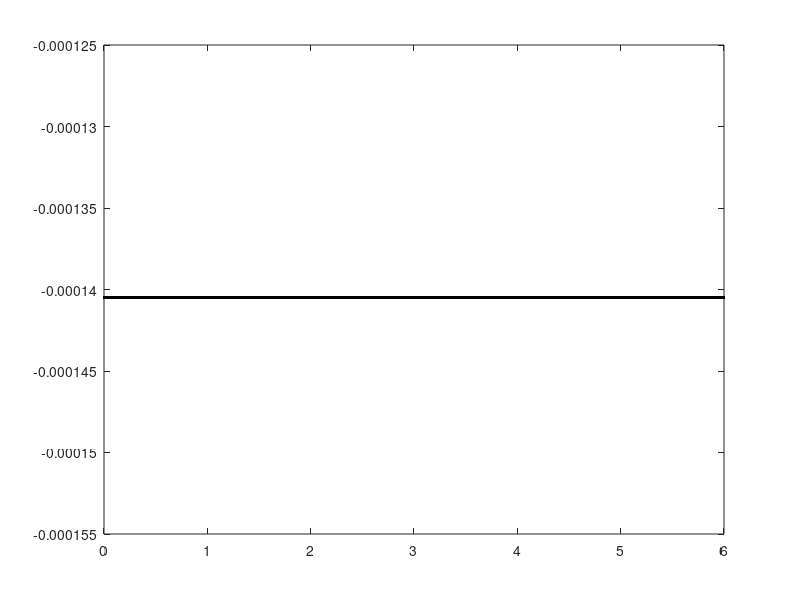

Source code (MATLAB):
x = 0:0.01:6;
f1 = sqrt(x.*(x+sqrt(abs(x+2))-sin(x)));
f2 = cos(x-sinc(5*x-2));
soorat = f1.*f2;

f3 = sqrt(abs(x+2));
makhraj = x+f3-sin(x);

result = soorat/makhraj;
plot(x,result,'k','linewidth',3)